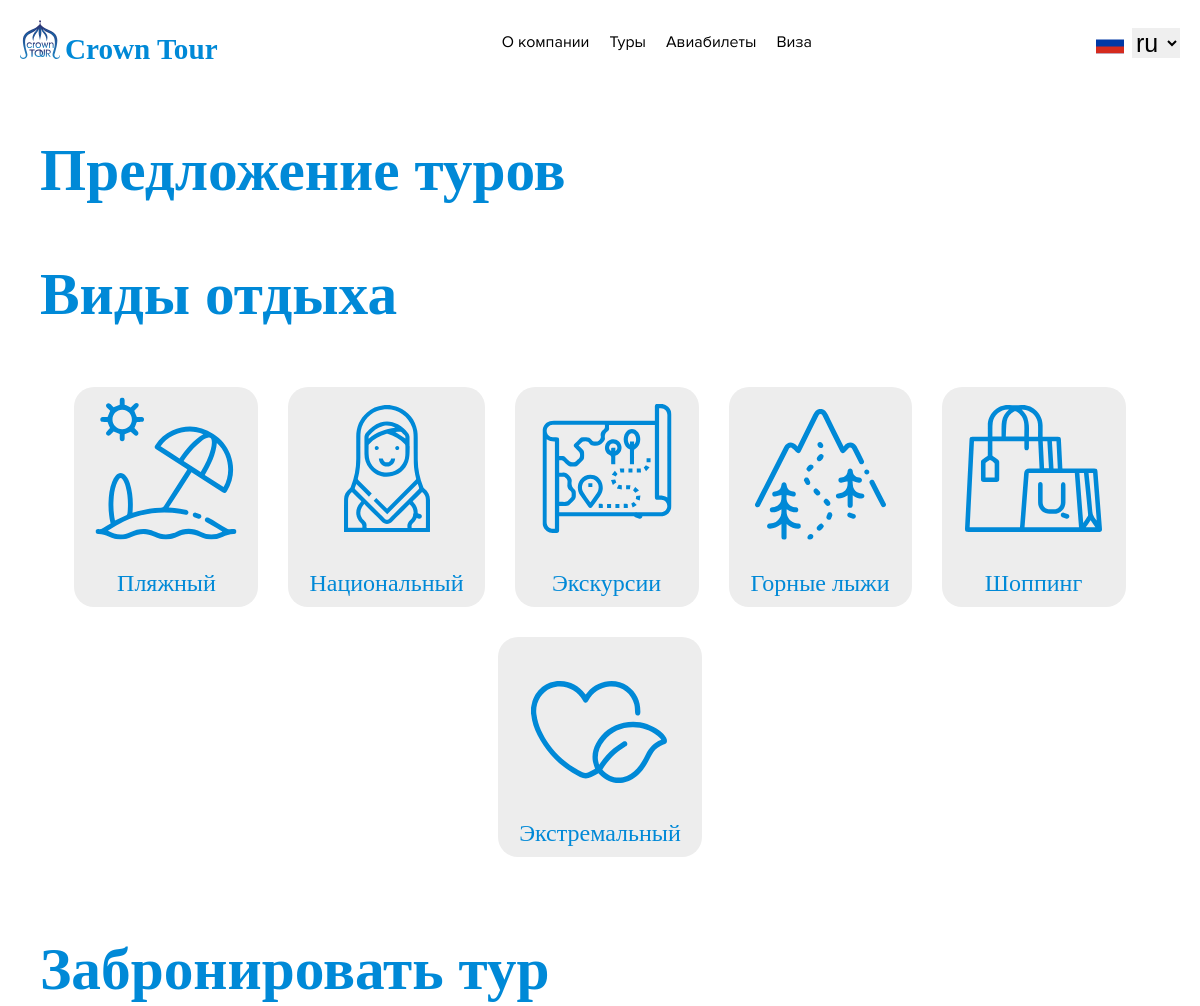
The app's page / (upper part), older data.
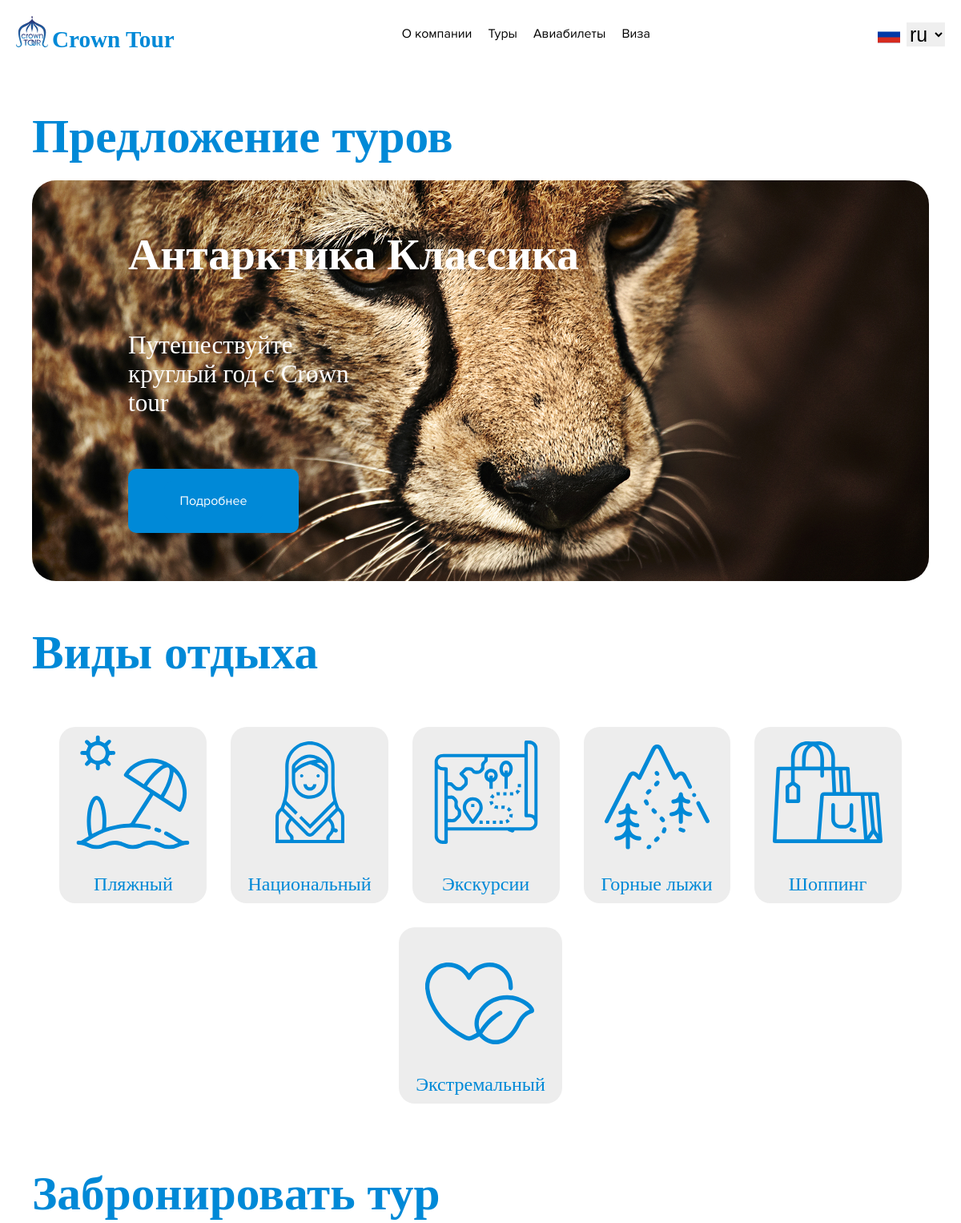
The same page, newer data.
### turs/models.py (models this page shows, shortened)
class Turs_obj(models.Model):
    TURS_TAYP = [
        ("Пляжный","Пляжный"),
        ("Национальный","Национальный"),
        ("Шоппинг","Шоппинг"),
        ("Экскурсии","Экскурсии"),
        ("Экстремальный","Экстремальный"),
        ("Горные лыжи","Горные лыжи"),
    ]
    type_turs = models.CharField(max_length=100, choices=TURS_TAYP)
    premium_comment = models.CharField('Описание уникального тура' , max_length=200)
    adout_comment = models.CharField('Примечание к туру' , max_length=200)
    premium = models.BooleanField('уникальный тур')
    img_tur = models.ImageField(upload_to='media/')
    name_tur = models.CharField('Название тура', max_length=250)
    season = models.CharField('Сезон', max_length=250)
    how_many_days = models.DecimalField('Сколько дней',  max_digits=20, decimal_places=0)
    how_many_nights = models.DecimalField('Сколько ночей', max_digits=20, decimal_places=0)
    create_day = models.DateField('день создания тура', default=date.today)
    duration_tur = models.DecimalField('длительность тура', max_digits=20, decimal_places=0)
    price = models.CharField('цена тура',max_length=250)
    arrival_day = models.DateField('прилёт')
    departure_day = models.DateField('вылет')
    comment_turs = models.TextField('Описание тура')
    hotel_name = models.CharField('название отеля', max_length=255)
    hotel_eat = models.CharField('Питание', max_length=255)
    hotel_number = models.CharField('Номер отеля', max_length=255)
    arrival_city = models.CharField('c какого города вылет', max_length=255)
    departure_city = models.CharField('в какой город прилёт', max_length=255)
    YesServices = models.ManyToManyField(IncludedPrice, verbose_name='Включено в стоимость:', related_name='NoIncludedPrice', null=True, blank=True)
    NoServices = models.ManyToManyField(IncludedPrice, verbose_name='Не включено в стоимость:', related_name='YesIncludedPrice', null=True, blank=True)
    tru_io = models.ManyToManyField(TourPlan, verbose_name='План тура', related_name='tru_io_pla', null=True, blank=True)
    class Meta:
        verbose_name = 'Тур'
        verbose_name_plural = 'Туры'

### main/views.py (the view)
# urls.py: path('', views.index, name='flights'),
def index(request):
    arr = Turs_obj.objects.all()
    return render(request, 'main/index.html', {'arr': arr})

### main/templates/main/index.html (shortened to what this page needs)
{% extends 'main/layout.html' %}
{% load static %}
{% load i18n %}
{% block style %}
<link rel="stylesheet" href="{% static 'main/scss/index.css' %}">
{% endblock %}
{% block content %}
<section class="head">
    <div class="cont">
        <h1 class="mytext">{% trans 'Предложение туров' %}</h1>
        <div class="box">
            <div class="swiper mySwiper">
                <div class="swiper-wrapper">
                    {% for item in arr %}
                        {% if item.premium == True %}
                        <div class="swiper-slide">
                            <div class="block">
                                <div class="text">
                                    <h2>{{item.name_tur}}</h2>
                                    <p style="width: 320px;">
                                        {{item.premium_comment}}
                                    </p>
                                    <div class="gde">
                                        <button class="btn_all"><a href="{% url 'state-detail' item.id %}" style="text-decoration: none;" class="btn_all">Подробнее</a></button>
                                    </div>
                                </div>
                                <img src="media/{{item.img_tur}}" alt="">
                            </div>
                        </div>
                        {% endif %}
                    {% endfor %}
                </div>
            </div>
        </div>
    </div>
</section>
<section class="rest" data-aos="zoom-out-up">
    <div class="cont">
        <h1 class="mytext">{% trans 'Виды отдыха' %}</h1>
        <div class="items">
            <div class="item">
                <img src="{% static 'main/img/rest_Beach_icon.svg' %}">
                <p>{% trans 'Пляжный' %}</p>
            </div>
            <div class="item">
                <img src="{% static 'main/img/rest_National_icon.svg' %}">
                <p>{% trans 'Национальный' %}</p>
            </div>
            <div class="item">
                <img src="{% static 'main/img/rest_Excursions_icon.svg' %}">
                <p>{% trans 'Экскурсии' %}</p>
            </div>
            <div class="item">
                <img src="{% static 'main/img/rest_Skiing_icon.svg' %}">
                <p>{% trans 'Горные лыжи' %}</p>
            </div>
            <div class="item">
                <img src="{% static 'main/img/rest_Shopping_icon.svg' %}">
                <p>{% trans 'Шоппинг' %}</p>
            </div>
            <div class="item">
                <img src="{% static 'main/img/rest_Extreme_icon.svg' %}">
                <p>{% trans 'Экстремальный' %}</p>
            </div>
        </div>
    </div>
</section>
<section class="Book_tour" data-aos="zoom-out-up">
    <div class="cont">
        <h1 class="mytext">{% trans 'Забронировать тур' %}</h1>
    </div>
</section>
{% endblock %}

Row changes from the older to the newer data that the page shows:
added Turs_obj: name_tur "Антарктика Классика", premium_comment "Путешествуйте круглый год с Crown tour", img_tur (picture)
